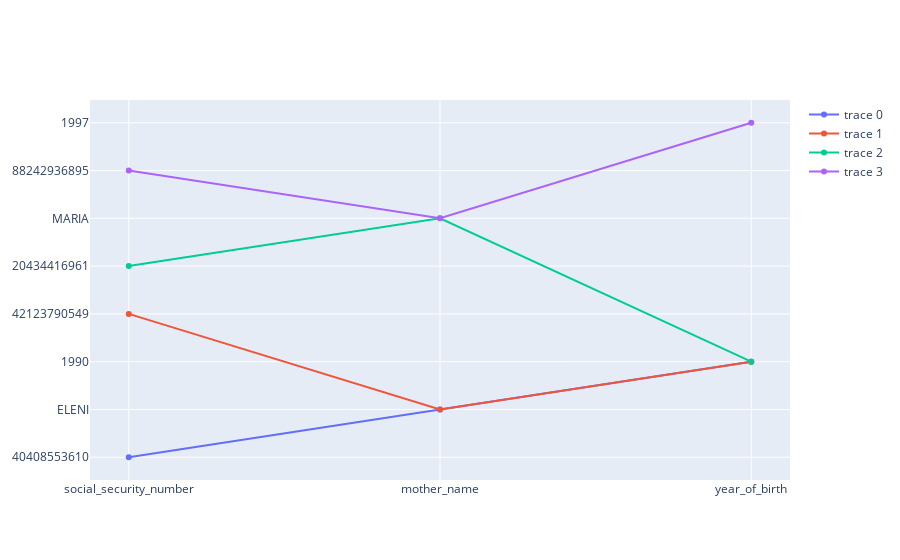

The notebook cell saved with this chart:
### Code cell
import plotly.graph_objects as go

GOV_PLATFORM = [40408553610,'ELENI',1990,42123790549,'ELENI',1990,20434416961,'MARIA',1990,88242936895,'MARIA',1997]

fig = go.Figure()
fig.add_trace(go.Scatter(
    x=('social_security_number','mother_name','year_of_birth'),
    y=['40408553610','ELENI','1990'],
))
fig.add_trace(go.Scatter(
    x=('social_security_number','mother_name','year_of_birth'),
    y=['42123790549','ELENI','1990'],
))
fig.add_trace(go.Scatter(
    x=('social_security_number','mother_name','year_of_birth'),
    y=['20434416961','MARIA','1990'],
))
fig.add_trace(go.Scatter(
    x=('social_security_number','mother_name','year_of_birth'),
    y=['88242936895','MARIA','1997'],
))

### Figure 1 — Plotly figure (JSON) as saved in the notebook; plotly's stock layout.template omitted (floating-point values rounded to 4 significant figures)
{"data": [{"type": "scatter", "x": ["social_security_number", "mother_name", "year_of_birth"], "y": ["40408553610", "ELENI", "1990"]}, {"type": "scatter", "x": ["social_security_number", "mother_name", "year_of_birth"], "y": ["42123790549", "ELENI", "1990"]}, {"type": "scatter", "x": ["social_security_number", "mother_name", "year_of_birth"], "y": ["20434416961", "MARIA", "1990"]}, {"type": "scatter", "x": ["social_security_number", "mother_name", "year_of_birth"], "y": ["88242936895", "MARIA", "1997"]}], "layout": {}}
